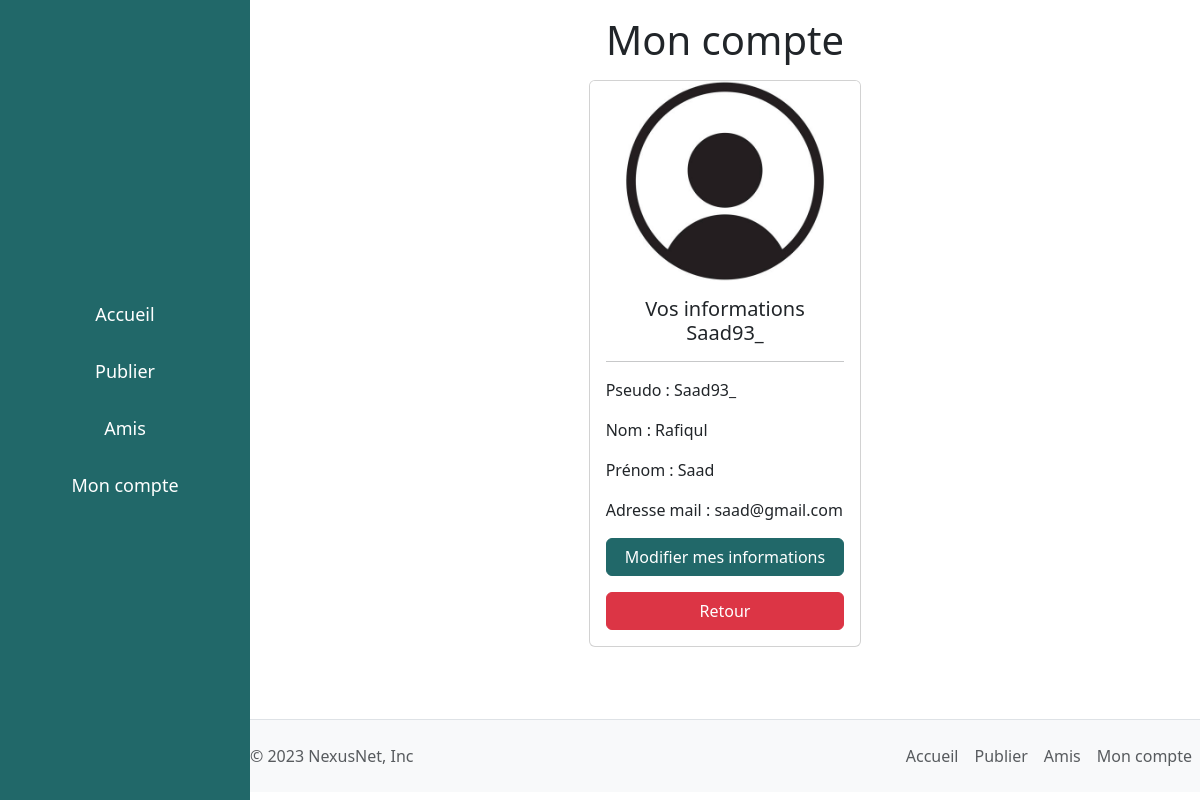
Screenshot of /account-informations/ (signed in) with the database file from the repository.
### authentification/models.py (models this page shows)
class User(AbstractUser):
    profile_photo = models.ImageField(upload_to='' , default='default_profile_image.jpeg')

### authentification/views.py (the view)
# urls.py: path('account-informations/', authentification.views.display_informations, name='informations'),
@login_required
def display_informations(request):
    return render(request, 'authentification/informations.html')

### authentification/templates/authentification/informations.html
{% extends 'base.html' %}
{% block content %}
<div class="container pb-2 mb-3">
  <div class="row justify-content-center align-items-center">
    <div class="col-sm-10 col-md-8 col-lg-6">
      <h1 class="aside-near text-center mb-3 mt-3">
        Mon compte
      </h1>
    </div>
  </div>
  <div class="aside-near">
    <div class="row justify-content-center align-items-center">
      <div class="col-xs-12 col-sm-10 col-md-6 col-lg-4 mb-5">
        <div class="card">
          <img src="{{ user.profile_photo.url }}" class="card-img-top img-fluid w-100" alt="photo de profil de l'ami" style="height: 200px; object-fit: cover;">
          <div class="card-body">
            <h5 class="card-title text-center">Vos informations {{ user.username }}</h5> <hr>
            <p>Pseudo : {{ user.username }}</p>
            <p>Nom : {{ user.last_name }}</p>
            <p>Prénom : {{ user.first_name }}</p>
            <p>Adresse mail : {{ user.email }}</p>
            <a class="btn btn-primary1 mb-3" style="width: 100%;" href="{% url 'update' %}">Modifier mes informations</a>
            <a href="{% url 'my-account' %}" class="btn btn-danger" style="width: 100%;">Retour</a>
          </div>
        </div>
      </div>
    </div>
  </div>
</div>
{% endblock %}

### templates/base.html (style rules this page uses)
* { margin: 0; padding: 0; }
.btn-primary1 { background-color: #216869; color: #fff; border: 1px solid #216869; }
.aside-near { margin-left: 250px; }

### rows the page displays
User: profile_photo (placeholder picture), username "Saad93_", last_name "Rafiqul", first_name "Saad", email "saad@gmail.com"
